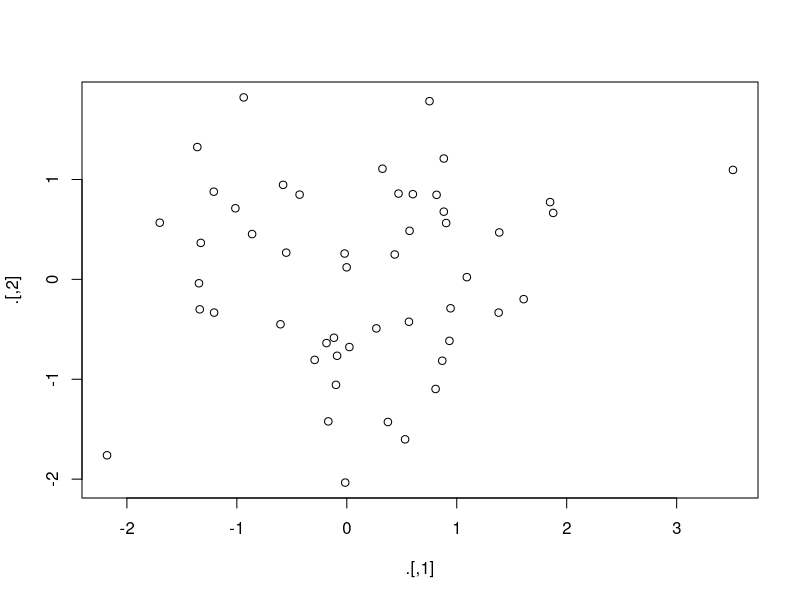
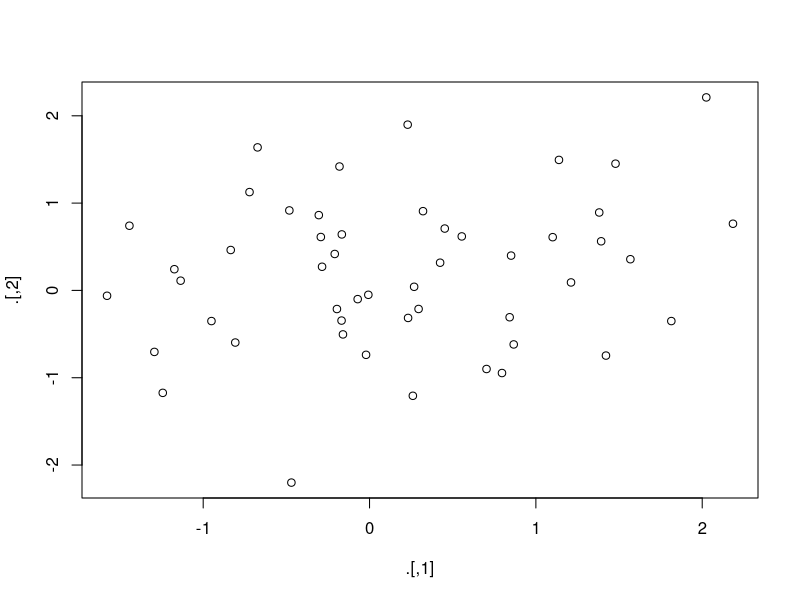

Recreate these plots in R, in order.
library(magrittr)


# When not to use pipes:

# The pipes are too long, say >10 steps. This length makes debugging hard.
#   Create intermediary steps with meaningful names

# There are multiple inputs or outputs. The pipe is for one primary object being transformed.

# You are starting to think about a directed graph with a complex dependency structure. 
#   Pipes are fundamentally linear and expressing complex relationships with them will 
#   typically yield confusing code.


# Other magrittr tools:

# With more complex pipes, sometimes you call a function for its side effects.
#   Many functions like plot() or print() don't return anything, which would end the pipe
# "tee" pipes get around this, based around the idea of a T-shaped pipe.
#   It returns the left hand side of the pipe to the next stage
rnorm(100) %>%
  matrix(ncol = 2) %>%
  plot() %>%
  str()
# plot() doesn't return anything so str() isn't given anything

rnorm(100) %>%
  matrix(ncol = 2) %T>%
  plot() %>%
  str()
# Here the tee pipe returns the matrix() result to str() instead

# If you're working with functions that don't have a data frame based API (i.e. you pass them individual 
#   vectors, not a data frame and expressions to be evaluated in the context of that data frame),
#   you might find %$% useful. It "explodes" out the variables in a data frame so that you can refer to 
#   them explicitly. This is useful when working with many functions in base R:
mtcars %$%
  cor(disp, mpg)
# (I'm not totally sure what this means, but good to know)

# When assigning, you can use the %<>% operator
# So this...
mtcars <- mtcars %>% 
  transform(cyl = cyl * 2)
# Becomes this...
mtcars %<>% transform(cyl = cyl * 2)
# He doesn't like this because it seems less clear than explicitly doing it
